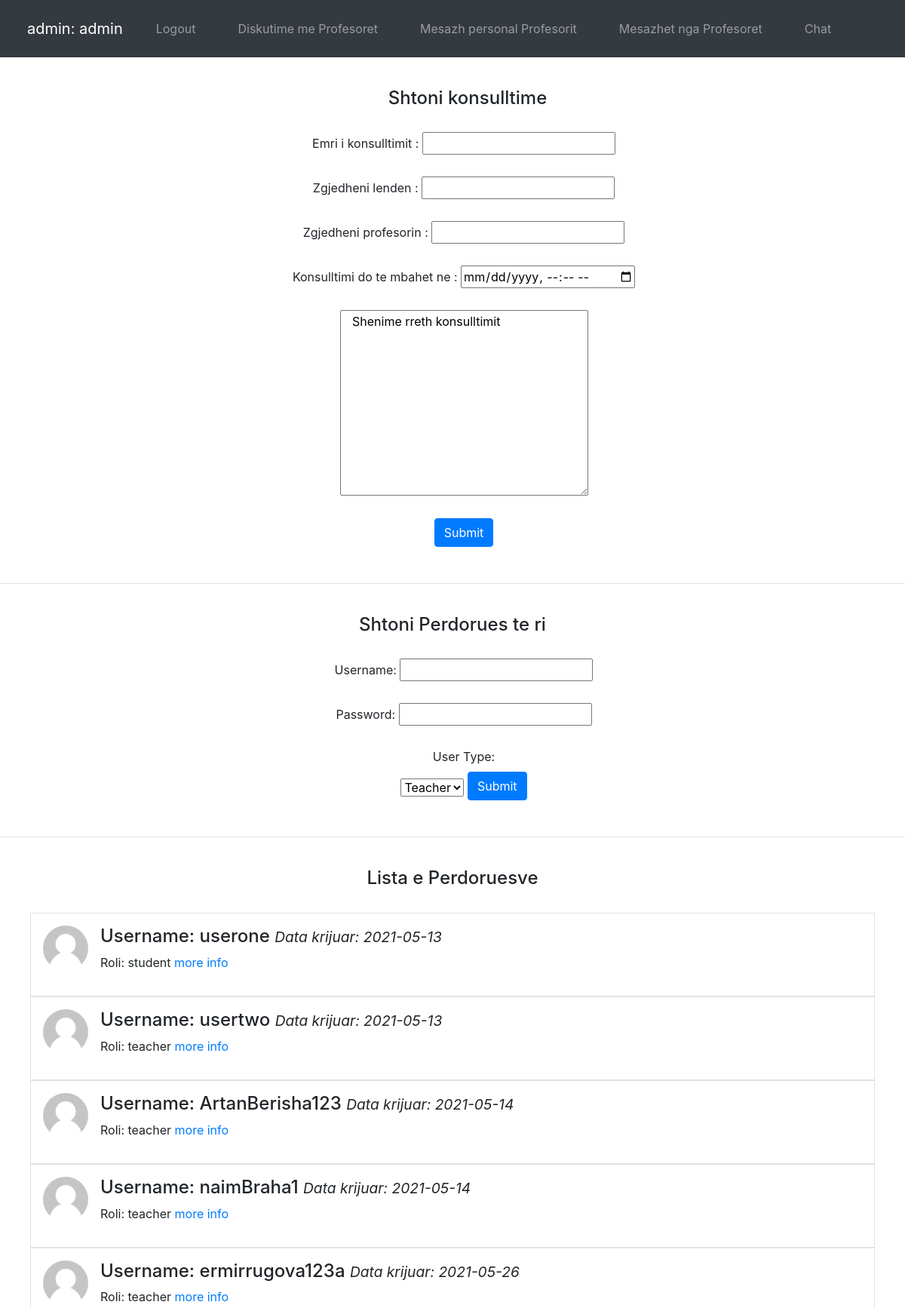
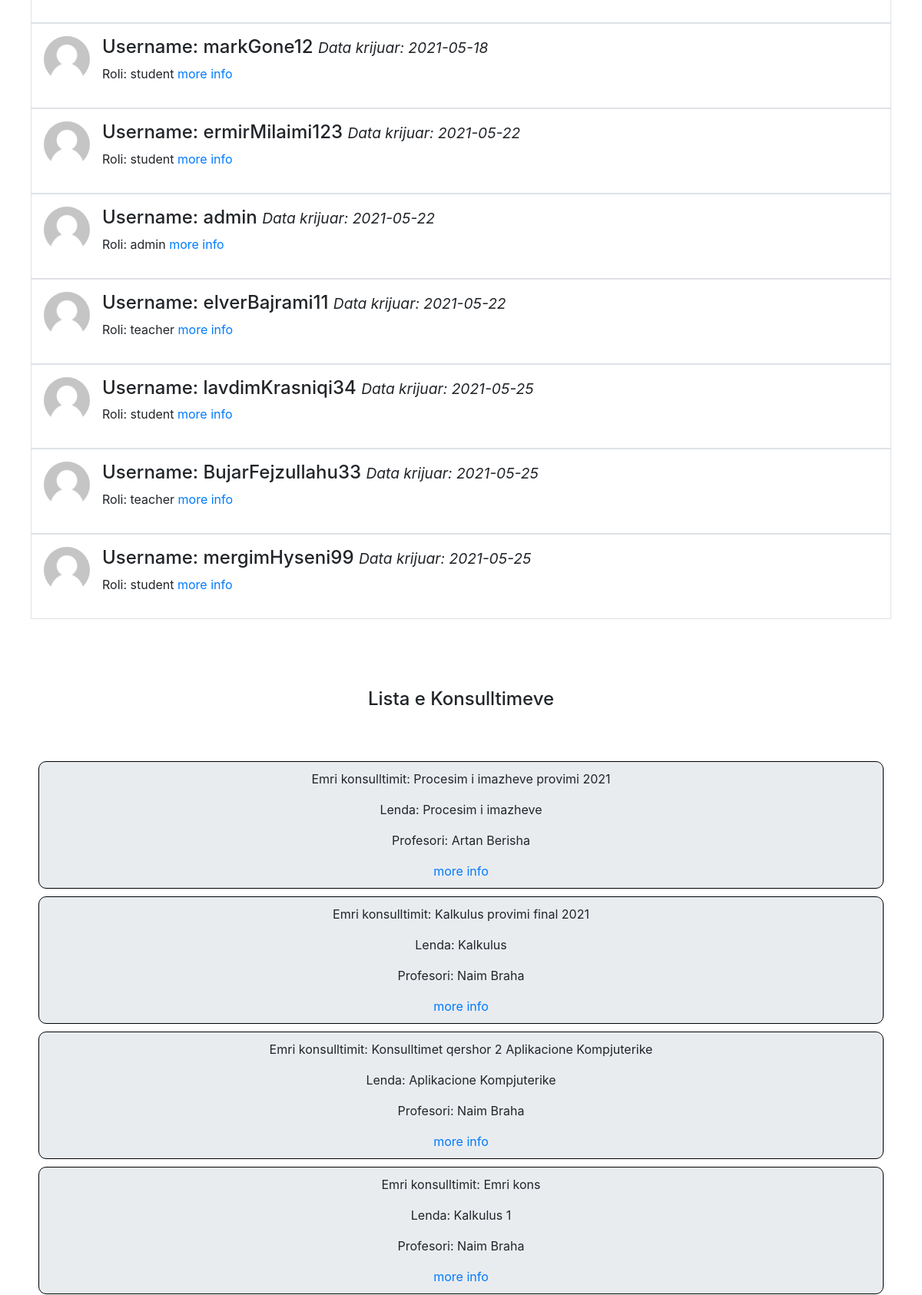
/ProjektiSemestralPDFinal/admin.php (signed in, upper part), run on the app's committed database (2 pictures, top to bottom).
### tables this page shows
CREATE TABLE `users` (
  `id` int(11) NOT NULL,
  `username` varchar(100) NOT NULL,
  `password` varchar(100) NOT NULL,
  `user_type` varchar(100) NOT NULL,
  `created` date NOT NULL DEFAULT current_timestamp()
);

CREATE TABLE `konsulltimet` (
  `id` int(11) NOT NULL,
  `Emri_Konsulltimit` varchar(100) NOT NULL,
  `Lenda` varchar(30) NOT NULL,
  `Profesori` varchar(30) NOT NULL,
  `Koha_Konsulltimit` varchar(100) NOT NULL,
  `Shenimet` varchar(255) NOT NULL
);

### ProjektiSemestralPDFinal/admin.php (the view, shortened to what this page needs)
<!DOCTYPE html>
<html>
<head>
  <link rel="stylesheet" href="https://maxcdn.bootstrapcdn.com/bootstrap/4.5.2/css/bootstrap.min.css">
</head>
<?php
	include('config/db_connect.php');
	$sql = 'SELECT * FROM users';
	$result = mysqli_query($conn, $sql);
	$perdoruesit = mysqli_fetch_all($result, MYSQLI_ASSOC);
?>
<?php
	include('config/db_connect.php');
	$sql = "SELECT * FROM konsulltimet";
	$result = mysqli_query($conn, $sql);
	$konsulltimet = mysqli_fetch_all($result, MYSQLI_ASSOC);
?>
<body class = "secondary">
<nav class="navbar navbar-expand-sm bg-dark navbar-dark fixed-top">
  <a class="navbar-brand" href="#" style = "margin-left:20px;"> <?php echo $_SESSION['role']; ?>: <?php echo $_SESSION['username']; ?> </a>
  <ul class="navbar-nav">
    <li class="nav-item">
      <a class="nav-link" href="logout.php"> Logout </a>
    </li>
    <li class="nav-item">
      <a class="nav-link" href="messageTeacherByAdmin.php"> Diskutime me Profesoret </a>
    </li>
    <li class="nav-item">
      <a class = "nav-link" href = "messagePersonalprivateProfessor.php"> Mesazh personal Profesorit </a>
    </li>
    <li class="nav-item">
        <a class = "nav-link" href = "personalMessagesFromProfessors.php"> Mesazhet nga Profesoret </a>
    </li>
    <li class="nav-item">
      <a class="nav-link" href = "http://localhost:3000" target = "_blank" > Chat </a>
    </li>
  </ul>
</nav>
  <br> <br> <br> <br>
  <center>
<h4 style = "position:relative; left: 20px; margin-top: 20px;"> Shtoni konsulltime </h4>
<form action = "<?php $_SERVER['PHP_SELF'] ?>" method = "POST">
  <label for = "emriKonsulltimit"> Emri i konsulltimit :</label>
  <input type = "text" id = "emriKonsulltimit" name = "emriKonsulltimit"> <br> <br>
  <label> Zgjedheni lenden :</label>
  <input list = "lendetId" name = "lenda">
   <br> <br>
  <label> Zgjedheni profesorin :</label>
  <input list = "profesoriId" name = "profesori" >
   <br> <br>
  <label for = "kohaKonsulltimit"> Konsulltimi do te mbahet ne : </label>
  <input type = "datetime-local" id = "kohaKonsulltimit" name = "kohaKonsulltimit">
  <br> <br>
   <textarea name = "shenime" rows = "10" cols = "30">
   Shenime rreth konsulltimit
   </textarea>
   <br> <br>
  <input type = "submit" name ="submit" value = "Submit" class="btn btn-primary mb-2">
</form>
</center>
<br>
<hr>
<br>
<center>
<h4> Shtoni Perdorues te ri </h4>
<form action = "<?php $_SERVER['PHP_SELF'] ?>" method = "POST">
  <label for = "fusername"> Username: </label>
  <input type = "text" id = "fusername" name = "fusername"> <br> <br>
  <label for = "fpassword"> Password: </label>
  <input type = "text" id = "fpassword" name = "fpassword">  <br> <br>
 <label for = "fuserType"> User Type: </label> <br>
 <select id = "fuserType" name = "fuserType">
   <option value = "teacher">  Teacher </option>
 </select>
  <input type = "submit" name = "submitUsers" value = "Submit" class="btn btn-primary mb-2">
</form>
</center>
<br>
<hr>
        <div class = "perdoruesit">
	 <center> <h4> Lista e Perdoruesve </h4> <br> </center>
	<?php foreach($perdoruesit as $perdoruesi): ?>
     <div class="media border p-3">
      <img src = "user.png" alt = "John Doe" class="mr-3 mt-0 rounded-circle" style="width:60px;">
        <div class="media-body">
        <h4> <?php echo 'Username: ' . htmlspecialchars($perdoruesi['username']); ?> <small><i> <?php echo 'Data krijuar: ' . htmlspecialchars($perdoruesi['created']); ?> </i></small></h4>
        <p> <?php echo 'Roli: ' . htmlspecialchars($perdoruesi['user_type']); ?> <a href = "info.php?id=<?php echo $perdoruesi['id'] ?>"> more info </a> </p>
      </div>
     </div>
	<?php endforeach; ?>
        </div>
        <div class = "listaEkonsulltimeve" >
       	<center> <h4> Lista e Konsulltimeve </h4> <br> </center> <br>
	<?php foreach($konsulltimet as $konsulltimi): ?>
<div class="jumbotron jumbotron-fluid" style = 'border:1px solid black; border-radius: 10px; margin:10px; padding:10px;'>
  <div class="container" style = "text-align:center;">
	   <p> <?php echo 'Emri konsulltimit: ' . htmlspecialchars($konsulltimi['Emri_Konsulltimit']); ?> </p>
           <p> <?php echo 'Lenda: ' . htmlspecialchars($konsulltimi['Lenda']); ?> </p>
           <p> <?php echo 'Profesori: ' . htmlspecialchars($konsulltimi['Profesori']); ?> </p>
           <a href = "infoKonsulltimi.php?id=<?php echo $konsulltimi['id'] ?>"> more info </a>
  </div>
</div>
	<?php endforeach; ?>
        </div>
  <br>
  <br>
</body>
</html>

### ProjektiSemestralPDFinal/admin.php (style rules this page uses)
body { padding-bottom: 200px; }
.perdoruesit { padding: 20px; margin: 20px; }
.listaEkonsulltimeve { padding: 20px; margin: 20px; margin-top:50px; }
ul { list-style-type: none; margin: 0; padding: 0; }
li { display:inline; margin: 10px 20px; }
li a { text-decoration: none; }
form { margin-top: 30px; margin-left: 30px; }

### data on the page
users: username "userone", created "2021-05-13", user_type "student"
users: username "usertwo", created "2021-05-13", user_type "teacher"
users: username "ArtanBerisha123", created "2021-05-14", user_type "teacher"
users: username "naimBraha1", created "2021-05-14", user_type "teacher"
users: username "ermirrugova123a", created "2021-05-26", user_type "teacher"
users: username "markGone12", created "2021-05-18", user_type "student"
users: username "ermirMilaimi123", created "2021-05-22", user_type "student"
users: username "admin", created "2021-05-22", user_type "admin"
users: username "elverBajrami11", created "2021-05-22", user_type "teacher"
users: username "lavdimKrasniqi34", created "2021-05-25", user_type "student"
users: username "BujarFejzullahu33", created "2021-05-25", user_type "teacher"
users: username "mergimHyseni99", created "2021-05-25", user_type "student"
konsulltimet: Emri_Konsulltimit "Procesim i imazheve provimi 2021", Lenda "Procesim i imazheve", Profesori "Artan Berisha"
konsulltimet: Emri_Konsulltimit "Kalkulus provimi final 2021", Lenda "Kalkulus", Profesori "Naim Braha"
konsulltimet: Emri_Konsulltimit "Konsulltimet qershor 2 Aplikacione Kompjuterike", Lenda "Aplikacione Kompjuterike", Profesori "Naim Braha"
konsulltimet: Emri_Konsulltimit "Emri kons", Lenda "Kalkulus 1", Profesori "Naim Braha"

### other printed values
$_SESSION['role'] "admin"
$_SESSION['username'] "admin"
